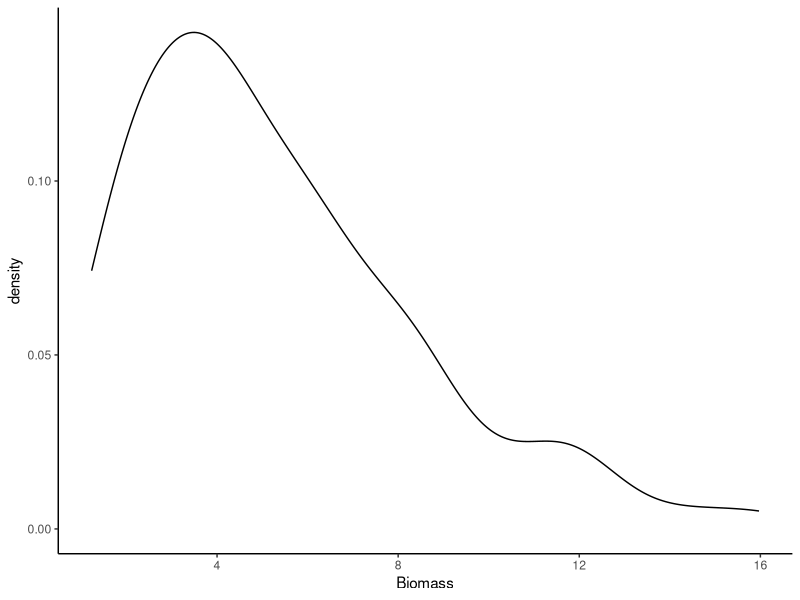
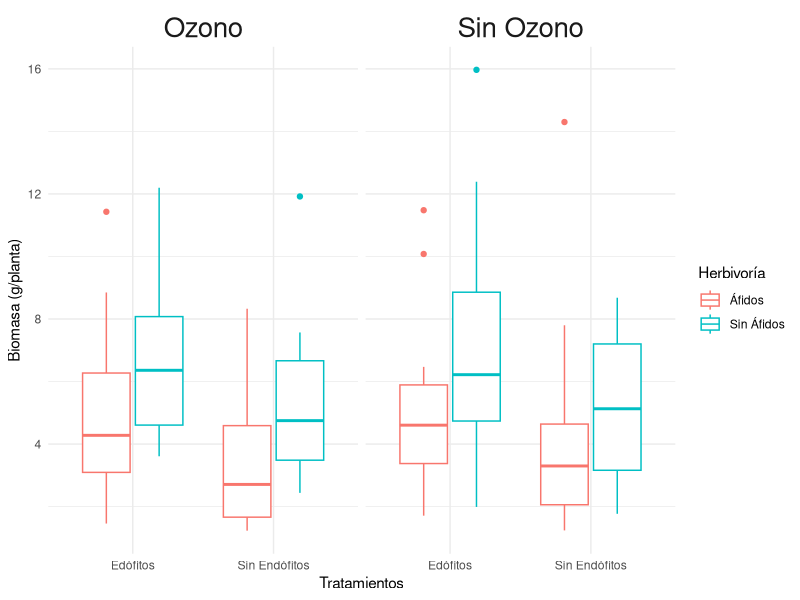

The R source for these figures, in order:
## ---- chunk 1
#Tabla

variables <- data.frame(
  "Variable" = c("Respuesta", "Efecto", "Efecto", "Efecto"), 
  "Nombre" = c("Biomasa", "Ozono", "Endófitos", "Áfidos"), 
  "Unidades" = c("(g/planta)", "(presencia/ausencia)", "(presencia/ausencia)", "(presencia/ausencia)"),
  "Tipo" = c("Continua", "Binaria", "Binaria", "Binaria"))

knitr::kable(variables)
## ---- chunk 2
library(tidyverse)
db <- read.delim("L_multiflorum.csv", sep = ",")
db <- subset(db, select= -Tiller)
str(db)
db[,3:5] <- lapply(db[,3:5], factor)
str(db)

## ---- chunk 3
db <- db %>% 
  mutate(Ozono = if_else(Ozone == 1, "Ozono", "Sin Ozono"),
         Endófitos= if_else(Endophyte == 1, "Edófitos", "Sin Endófitos"),
         Herbivoría= if_else(Aphid == 1, "Áfidos", "Sin Áfidos"))

individuos <- db %>% 
  group_by(Ozono, Endófitos, Herbivoría) %>% 
  summarise(Indviduos= n(), Media=mean(`Biomass`), SD= sd(`Biomass`))
## ---- chunk 4
knitr::kable(individuos)
## ---- chunk 5
g <- ggplot(db) + geom_density(aes(Biomass))+ theme_classic()
g
## ---- chunk 6
p<-ggplot(db, aes(x=Endófitos, y=Biomass, color=Herbivoría)) +
  geom_boxplot()+
  facet_grid(.~Ozono, scales = "free_x")+
  ylab("Biomasa (g/planta)")+
  xlab("Tratamientos")+
  theme_minimal()+
  theme(strip.text.x = element_text(size = 20))
p
